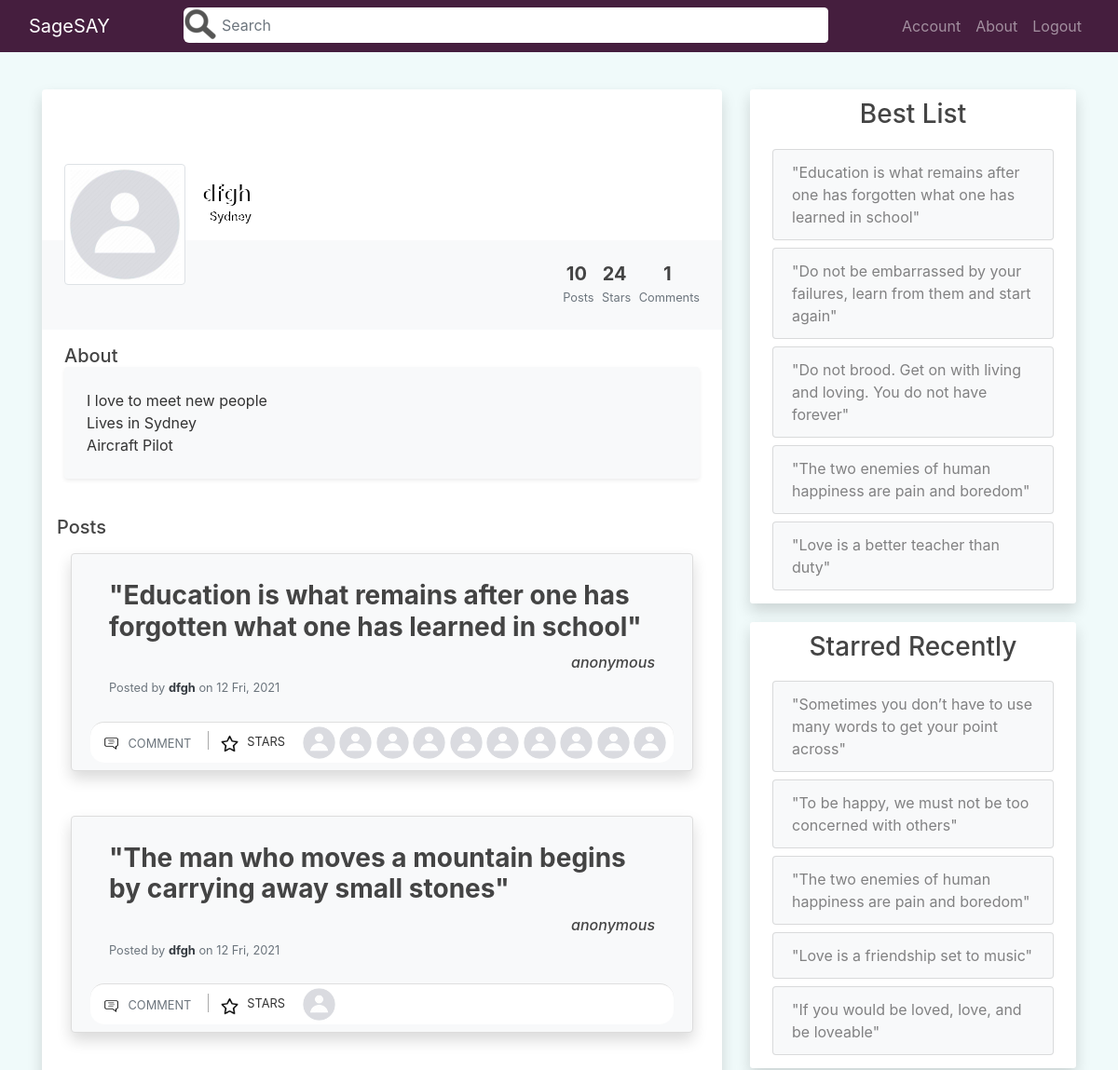
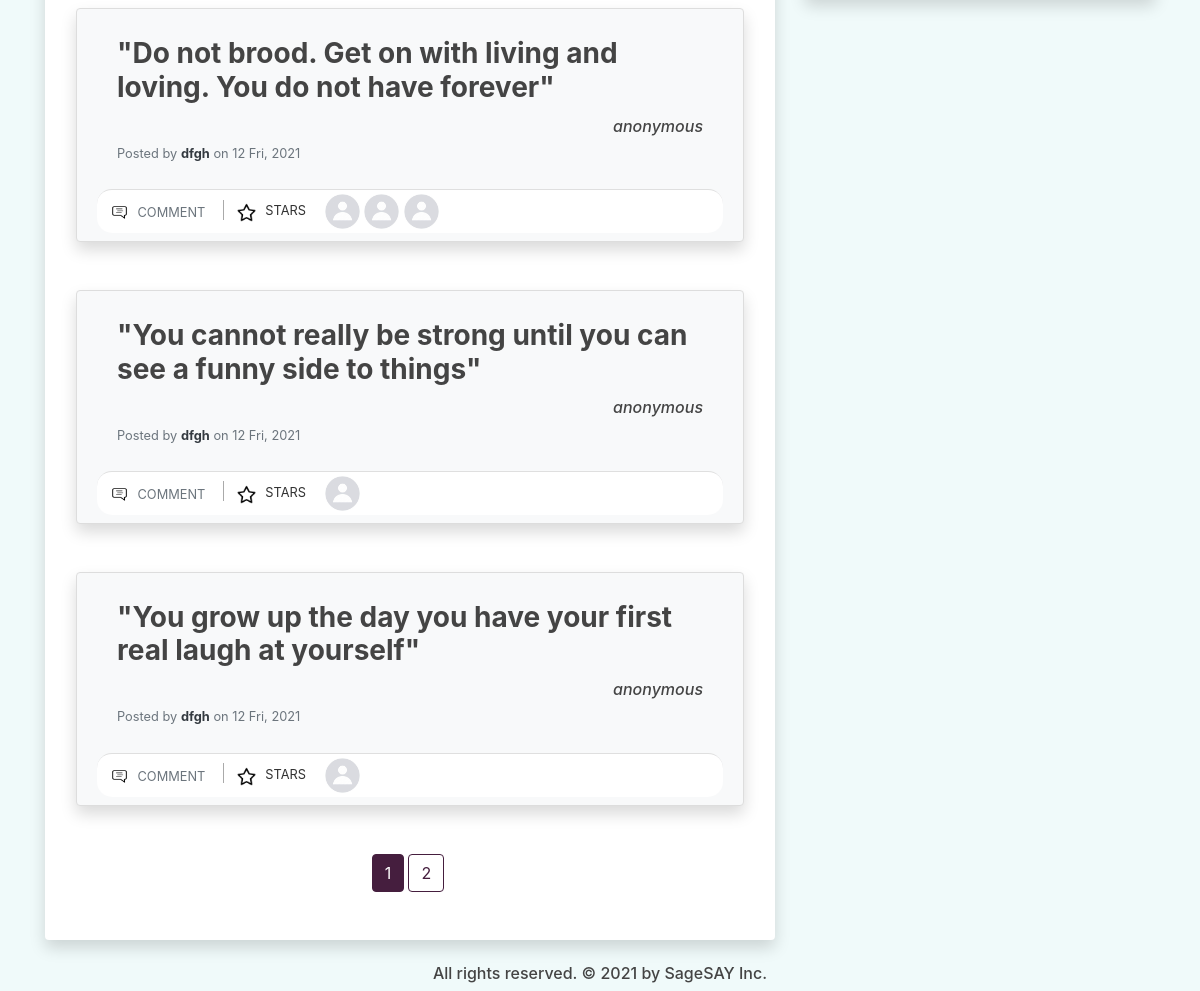
The page /user/dfgh (signed in) on the database its author committed (2 pictures, top to bottom).
### quotes_app/models.py (models this page shows, shortened)
class User(db.Model, UserMixin):
    id = db.Column(db.Integer, primary_key=True)
    username = db.Column(db.String(20), unique=True, nullable=False)
    email = db.Column(db.String(120), unique=True, nullable=False)
    image_file = db.Column(db.String(20), nullable=False, default='default.jpg')
    password = db.Column(db.String(60), nullable=False)
    posts = db.relationship('Post', backref='posted_by', lazy=True)
    comments = db.relationship('Comment', backref='comment_author', lazy=True)
    likes = db.relationship('Like', backref='like_author', lazy=True)
    more_info = db.relationship('MoreInfoUser', backref='info_author', lazy=True)
    like_comments = db.relationship('LikeComment', backref='like_comment_author', lazy=True)

class MoreInfoUser(db.Model):
    id = db.Column(db.Integer, primary_key=True)
    last_update = db.Column(db.DateTime, nullable=False, default=dt.utcnow)
    background_pic = db.Column(db.String(20), nullable=False, default='profile_bg.jpg')
    full_name = db.Column(db.String(120), nullable=False, default='Adam Smith')
    city = db.Column(db.String(90), nullable=False, default='Sydney')
    about = db.Column(db.Text, nullable=False, default='I love to meet new people<br>Lives in Sydney<br>Aircraft Pilot')
    user_id = db.Column(db.Integer, db.ForeignKey('user.id'), nullable=False)

class Post(db.Model):
    id = db.Column(db.Integer, primary_key=True)
    author = db.Column(db.String(100), nullable=False, default='Anonymous')
    content = db.Column(db.Text, nullable=False)
    date_posted = db.Column(db.DateTime, nullable=False, default=dt.utcnow)
    user_id = db.Column(db.Integer, db.ForeignKey('user.id'), nullable=False)
    comments = db.relationship('Comment', backref='comment_post', lazy=True)
    likes = db.relationship('Like', backref='like_post', lazy=True)

### quotes_app/users/routes.py (the view)
@users.route("/user/<string:username>", methods=['GET', 'POST'])
@login_required
def user_profile(username):
    schform = SearchForm()
    page = request.args.get('page', 1, type=int)
    if schform.schsubmit.data and schform.validate_on_submit():
        if schform.query.data != '':
            return redirect(url_for('main.home', sch=schform.query.data))
        else:
            return redirect(url_for('users.user_profile', username=username, page=page))
    post_id = request.args.get('star', type=int)
    user = User.query.filter_by(username=username).first_or_404()
    if post_id:
        update_like_table(current_user, post_id)
        return redirect(url_for('users.user_profile', username=username, page=page))
    about_user = MoreInfoUser.query.filter_by(info_author=user).first()
    posts, num_posts, num_likes, num_comments = get_posts_num_plc(user)
    posts = posts.paginate(page=page, per_page=PER_PAGE)
    posts_data = prepare_posts_display(posts.items, 10)
    best_posts = get_best_posts_user(user, BEST_TREND)
    recent_stars = get_recent_stars_user(user, BEST_TREND)
    background_image = url_for('static',
        filename='background_pics/' + about_user.background_pic)
    return render_template('users/user_profile.html', title=username, posts=posts,
        posts_data=posts_data, schform=schform, user=user, about_user=about_user,
        background_image=background_image, num_posts=num_posts,
        num_likes=num_likes, num_comments=num_comments, best_posts=best_posts,
        recent_stars=recent_stars)

### quotes_app/main/forms.py
class SearchForm(FlaskForm):
    query = StringField('Search')
    schsubmit = SubmitField('Go')

### quotes_app/main/utils.py (called while the page is built)
def prepare_posts_display(posts, size):
    posts_data = []
    for post in posts:
        post_info = []
        likes = Like.query.filter_by(like_post=post).limit(size).all()
        for like in likes:
            post_info.append(User.query.get(like.user_id))
        post_info.append(post)
        starred = None
        if current_user.is_authenticated:
            starred = Like.query.filter_by(like_post=post, like_author=current_user).first()
        if starred:
            post_info.append(True)
        else:
            post_info.append(False)
        posts_data.append(post_info)
    return posts_data

### quotes_app/models.py (called while the page is built)
@login_manager.user_loader
def user_loader(user_id):
    return User.query.get(int(user_id))

### quotes_app/users/utils.py (called while the page is built)
def get_best_posts_user(user, size):
    sub_query = Like.query.with_entities(Like.post_id,
        func.count(Like.user_id).label('sum_likes')).group_by(Like.post_id).subquery()
    posts = Post.query.filter_by(posted_by=user).with_entities(Post)\
        .join(sub_query, Post.id==sub_query.c.post_id, isouter=True)\
        .order_by(sub_query.c.sum_likes.desc(), Post.date_posted.desc()).limit(size).all()
    return posts

def get_recent_stars_user(user, size):
    sub_query = Like.query.filter_by(like_author=user)\
        .order_by(Like.date_like.desc()).limit(size).subquery()
    posts = Post.query.with_entities(Post).join(sub_query, Post.id==sub_query.c.post_id).all()
    return posts

def get_posts_num_plc(user):
    posts = Post.query.filter_by(posted_by=user)\
    .order_by(Post.date_posted.desc())
    num_posts = posts.all()
    num_posts = len(num_posts)
    num_likes = len(Like.query.filter_by(like_author=user).all())
    num_comments = len(Comment.query.filter_by(comment_author=user).all())
    return posts, num_posts, num_likes, num_comments

### quotes_app/templates/users/user_profile.html (shortened to what this page needs)
{% extends "main/layout.html" %}
{% block content %}
<div class="col-md-8">
    <div class="mx-auto">
        <div class="bg-white mb-4 shadow rounded overflow-hidden">
            <div class="px-4 pt-0 pb-4 cover" style="background-image: url('{{ background_image }}')">
                <div class="media align-items-end profile-head">
                    <div class="profile mr-3">
                        <img src="{{ url_for('static', filename='profile_pics/' + user.image_file) }}" alt="..." width="130" class="rounded mb-2 img-thumbnail img-profile">
                        </div>
                    <div class="media-body mb-5">
                        <h4 class="mt-0 mb-0 text-white name-city-shadow">{{ about_user.full_name }}</h4>
                        <p class="small mb-4 text-white name-city-shadow"> {{ about_user.city }}</p>
                    </div>
                </div>
            </div>
            <div class="bg-light p-4 d-flex justify-content-end text-center">
                <ul class="list-inline mb-0">
                    <li class="list-inline-item">
                        <h5 class="font-weight-bold mb-0 d-block">{{ num_posts }}</h5><small class="text-muted"> Posts</small>
                    </li>
                    <li class="list-inline-item">
                        <h5 class="font-weight-bold mb-0 d-block">{{ num_likes }}</h5><small class="text-muted"> Stars</small>
                    </li>
                    <li class="list-inline-item">
                        <h5 class="font-weight-bold mb-0 d-block">{{ num_comments }}</h5><small class="text-muted"> Comments</small>
                    </li>
                </ul>
            </div>
            <div class="px-4 py-3">
                <h5 class="mb-0">About</h5>
                <div class="p-4 rounded shadow-sm bg-light">
                    {{ about_user.about | safe }}
                </div>
            </div>
            <div class="py-4 px-3">
                <div class="d-flex align-items-center justify-content-between mb-3">
                    <h5 class="mb-0">Posts</h5>
                </div>
                <div class="container">
                    {% for post in posts_data %}
                        <div class="card rounded shadow bg-light py-2 mb-5">
                            <div class="card-body">
                                <div class="row">
                                    <div class="col-12 link-post-content">
                                        <a href="{{ url_for('posts.post', post_id=post[-2].id) }}"><h3 class="card-title "><b>"{{ post[-2].content | safe }}"</b></h3></a>
                                    </div>
                                    <div class="col-12 d-flex justify-content-end text-center">
                                        <h6><i>{{ post[-2].author }}</i></h6>
                                    </div>
                                    <div class="col mt-2">
                                        <h6 class="card-subtitle mb-2 text-muted">
                                            <p class="card-text text-muted small"> Posted by <a href="{{ url_for('users.user_profile', username=post[-2].posted_by.username) }}" class="font-weight-bold text-dark"> {{ post[-2].posted_by.username }}</a> on {{ post[-2].date_posted.strftime('%-d %a, %Y') }}</p>
                                        </h6>
                                    </div>
                                </div>
                            </div>
                            <div class="card-footer bg-white p-1">
                                <div class="row">
                                    <div class="col-md-auto pr-1">
                                        <a href="{{ url_for('posts.post', post_id=post[-2].id) }}" class="btn btn-outlined btn-black text-muted bg-transparent p-1 ml-1 mr-2" data-wow-delay="0.7s">
                                            <img src="{{ url_for('static', filename='icons_photos/comment.png') }}" class="mr-1 " width="19" height="19">
                                            <small>COMMENT</small>
                                        </a>
                                        <a href="{{ url_for('users.user_profile', username=user.username, page=posts.page, star=post[-2].id) }}" class="btn btn-outlined btn-black text-muted bg-transparent p-1 ml-2 mr-0" data-wow-delay="0.7s">
                                            {% if post[-1] == True %}
                                                <img src="{{ url_for('static', filename='icons_photos/christmas-star.png') }}" width="19" height="19">
                                            {% else %}
                                                <img src="{{ url_for('static', filename='icons_photos/star.png') }}" width="19" height="19">
                                            {% endif %}
                                        </a>
                                        <small>STARS</small>
                                    </div>
                                    <div class="col-md-auto">
                                        <ul class="list-inline mb-0">
                                            {% for user in post[:-2] %}
                                            <li class="list-inline-item">
                                                <a href="{{ url_for('users.user_profile', username=user.username) }}">
                                                    <img src="{{ url_for('static', filename='profile_pics/' + user.image_file) }}" alt="DP" class=" rounded-circle" width="35" height="35">
                                                </a>
                                            </li>
                                            {% endfor %}
                                        </ul>
                                    </div>
                                </div>
                            </div>
                        </div>
                    {% endfor %}
                    <div class="container d-flex justify-content-center">
                        {% for page_num in posts.iter_pages(left_edge=1, right_edge=1, left_current=2, right_current=3) %}
                            {% if page_num %}
                                {% if posts.page == page_num %}
                                <a class="mb-4 mr-1 btn btn-violet" href="{{ url_for('users.user_profile', username=user.username, page=page_num) }}">{{ page_num }}</a>
                                {% else %}
                                    <a class="mb-4 mr-1 btn btn-outline-violet" href="{{ url_for('users.user_profile', username=user.username, page=page_num) }}">{{ page_num }}</a>
                                {% endif %}
                            {% else %}
                                ...
                            {% endif %}
                        {% endfor %}
                    </div>
                </div>
            </div>
        </div>
    </div>
</div>
<div class="col-md-4">
    <div class="content-section shadow">
        <div class="mb-3 text-center">
            <h3>Best List</h3>
        </div>
        <ul class="list-group">
            {% if not best_posts %}
                {% if current_user == user %}
                    <a href="{{ url_for('posts.new_post') }}"><li class="list-group-item list-group-item-light">No Adages. Add one.</li></a>
                {% else %}
                    <li class="list-group-item list-group-item-light">No Adages to show.</li>
                {% endif %}
            {% else %}
                {% for post in best_posts %}
                    <a href="{{ url_for('posts.post', post_id=post.id) }}" class="p-1"><li class="list-group-item list-group-item-light">"{{ post.content | safe }}"</li></a>
                {% endfor %}
            {% endif %}
        </ul>
    </div>
    <div class="content-section shadow">
        <div class="mb-3 text-center">
            <h3>Starred Recently</h3>
        </div>
        <ul class="list-group">
            {% if not recent_stars %}
                {% if current_user == user %}
                    <a href="{{ url_for('main.home') }}"><li class="list-group-item list-group-item-light">No Adages. Give one a star.</li></a>
                {% else %}
                    <li class="list-group-item list-group-item-light">No Adages to show.</li>
                {% endif %}
            {% else %}
                {% for post in recent_stars %}
                <a href="{{ url_for('posts.post', post_id=post.id) }}" class="p-1"><li class="list-group-item list-group-item-light">"{{ post.content | safe }}"</li></a>
                {% endfor %}
            {% endif %}
        </ul>
    </div>
</div>
{% endblock content %}

### quotes_app/static/css/main.css (style rules this page uses)
html { height: 100%; }
body { height: 100%; display: flex; flex-direction: column; background: #f0fafa; color: #333333; margin-top: 6rem; background-repeat: no-repeat; background-attachment: fixed; background-size: cover; }
h1, h2, h3, h4, h5, h6 { color: #444444; }
a, a:active, a:focus, button, button:active, button:focus { outline: none; }
.name-city-shadow { text-shadow: 2px 0 0 black; }
.btn-outline-violet { color: #451e3e; border-color: #451e3e !important; }
.btn-violet { color: white; border-color: #451e3e !important; background-color: #451e3e; }
.list-group a { text-decoration: none; }
.list-group-item-light { background-color: #f8f9fa; }
.link-post-content a { color: #444444; text-decoration: none; }
.content-section { background: #ffffff; padding: 10px 20px; border-radius: 3px; margin-bottom: 20px; }
.card-footer:last-child { border-radius: 15px; }
.card { background: #451e3e; padding: 10px 20px; border: 1px solid #dddddd; border-radius: 8px; margin-bottom: 20px; }
.btn { border-color: white; -webkit-box-shadow: none; box-shadow: none; }
.form-control { border-color: white; -webkit-box-shadow: none; box-shadow: none; }
.profile-head { transform: translateY(5rem) }
.cover { background-size: cover; background-repeat: no-repeat; }
.img-profile { cursor: pointer; overflow: visible }
.list-inline-item:not(:last-child) { margin-right: 0px; }

### rows shown on the page
User: image_file (placeholder picture)
MoreInfoUser: full_name "dfgh", city "Sydney", about "I love to meet new people Lives in Sydney Aircraft Pilot"
User: content "Education is what remains after one has forgotten what one has learned in school", author "anonymous", username "dfgh", date_posted "12 Fri, 2021", image_file (placeholder picture), content "Do not brood. Get on with living and loving. You do not have forever"
User: image_file (placeholder picture)
User: image_file (placeholder picture), content "The man who moves a mountain begins by carrying away small stones", author "anonymous", username "dfgh", date_posted "12 Fri, 2021"
User: image_file (placeholder picture), content "You cannot really be strong until you can see a funny side to things", author "anonymous", username "dfgh", date_posted "12 Fri, 2021"
User: image_file (placeholder picture)
User: image_file (placeholder picture), content "You grow up the day you have your first real laugh at yourself", author "anonymous", username "dfgh", date_posted "12 Fri, 2021"
User: image_file (placeholder picture)
User: image_file (placeholder picture)
User: image_file (placeholder picture)
Post: content "Education is what remains after one has forgotten what one has learned in school"
Post: content "Do not be embarrassed by your failures, learn from them and start again"
Post: content "Do not brood. Get on with living and loving. You do not have forever"
Post: content "The two enemies of human happiness are pain and boredom"
Post: content "Love is a better teacher than duty"
Post: content "Sometimes you don’t have to use many words to get your point across"
Post: content "To be happy, we must not be too concerned with others"
Post: content "Love is a friendship set to music"
Post: content "If you would be loved, love, and be loveable"

### other values the page prints
{{ num_posts }} "10"
{{ num_likes }} "24"
{{ num_comments }} "1"
{{ page_num }} "1"
{{ page_num }} "2"
